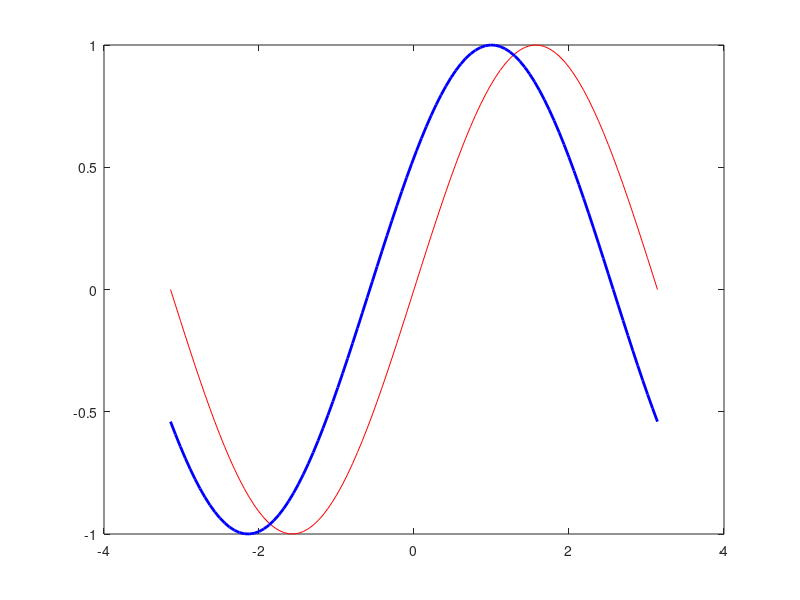
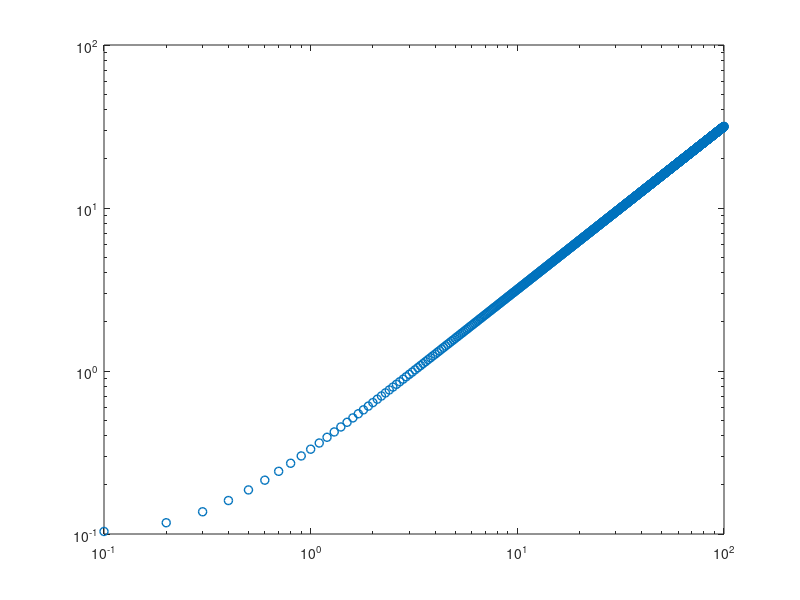
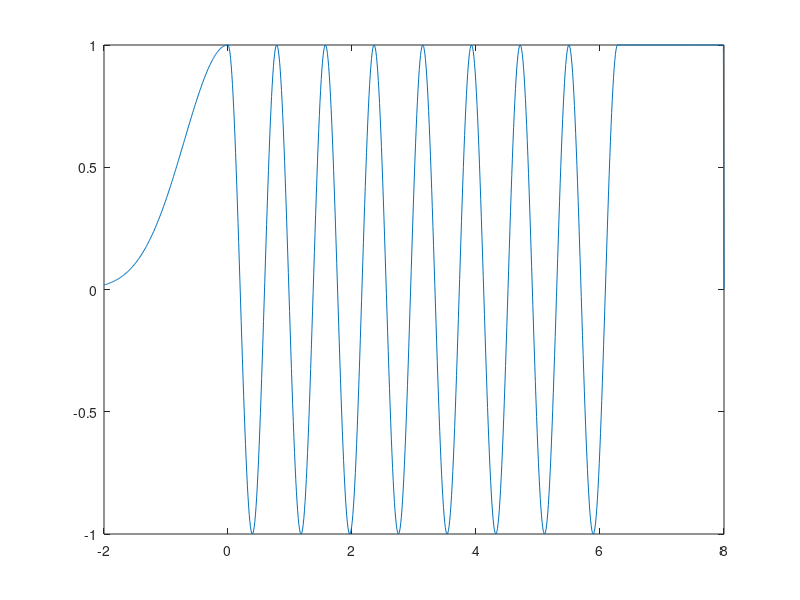
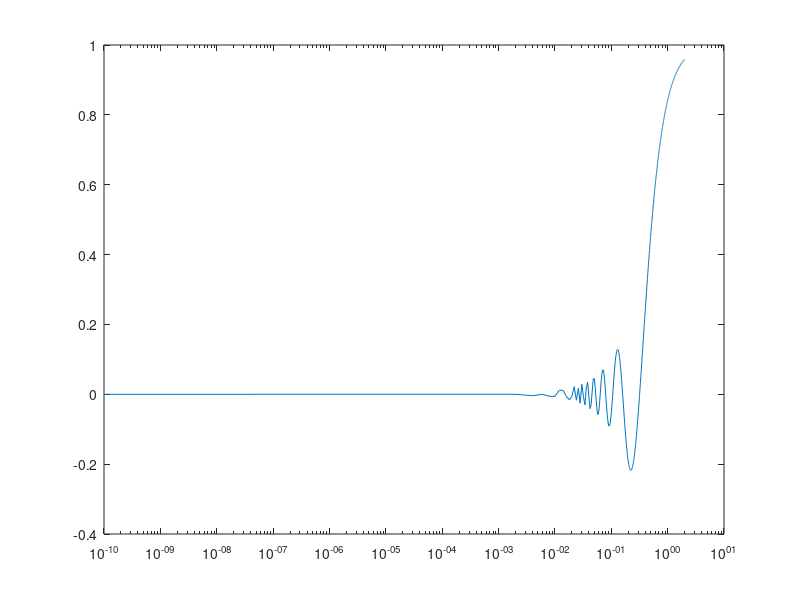

These figures' MATLAB source, in order:
%% Drawing two functions in the same window

x=linspace(-pi, +pi, 100);
y1_1=sin(x);
y1_2=cos(x-1); 

% The command figure opens a window on which the followind command will
% write on ..
figure(1)

%{ 
    The X,Y pairs, or X,Y,S triples, can be followed by 
    parameter/value pairs to specify additional properties 
    of the lines. For example, plot(X,Y,'LineWidth',2,'Color',[.6 0 0]) 
    will create a plot with a dark red line width of 2 points.
%}

% We draw on it with the command plot
plot(x,y1_1,'r',x,y1_2,'b','LineWidth',2);

%% Drawing other functions..

x2 = linspace(0.1, 100, 1000);
% use .* and .^ for every operation involving a vector
y2_1 = sqrt((100*(1-0.01.*x2.^2).^2)/(1-x2.^2).^2+0.1.*x2.^2);

figure(2)
loglog(x2, y2_1, 'o', 'LineWidth', 1);

%% Functions defined using intervals

% let's define the four points first

a = -2;
b = 0;
c = 2*pi;
d = 8;
x = linspace(a,d,1000);
% It's possible to fill f with a cycle:
% f= zeros(size(x));
% for i = 1:length(x)
%     if x(i)>=a && x(i)<b
%         f(i) = exp(-x(i)^2);
%     else
%         if x(i)>=b && x(i)<c
%             f(i) = cos(8*x(i));
%         else
%             if x(i)>=c && x(i)<=d
%                 f(i) = 1;
%             end
%         end
%     end
% end
% .. or by using logical syntax:
figure(3);
f4 = (x>=a & x< b).*(exp(-x.^2)) + ...
    (x>=b & x<c).*(cos(8*x)) + ...
    (x>=c & x<d).*(ones(size(x)));
plot(x, f4);

%% Using the logarithmic scale for just one axis
x = linspace(1e-10, 2, 1000);
f5 = x.*sin(1./x);
figure(4);
semilogx(x, f5);
